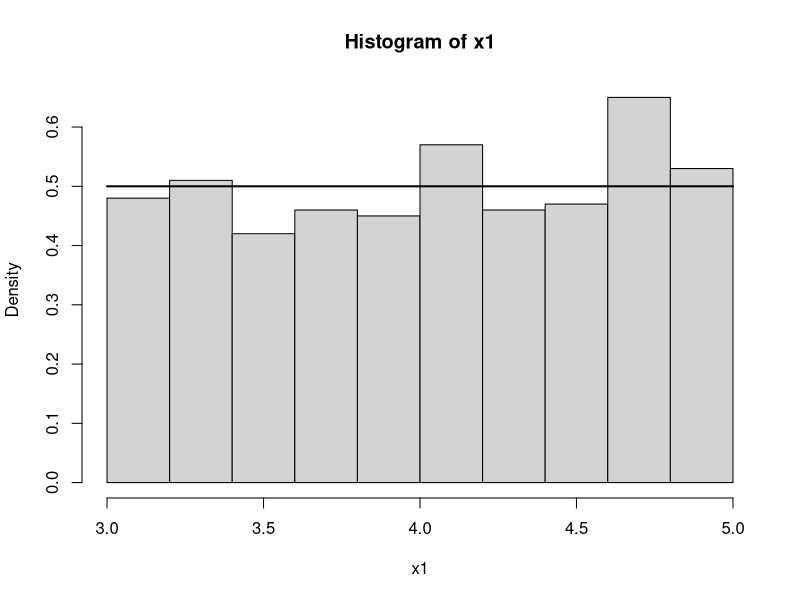
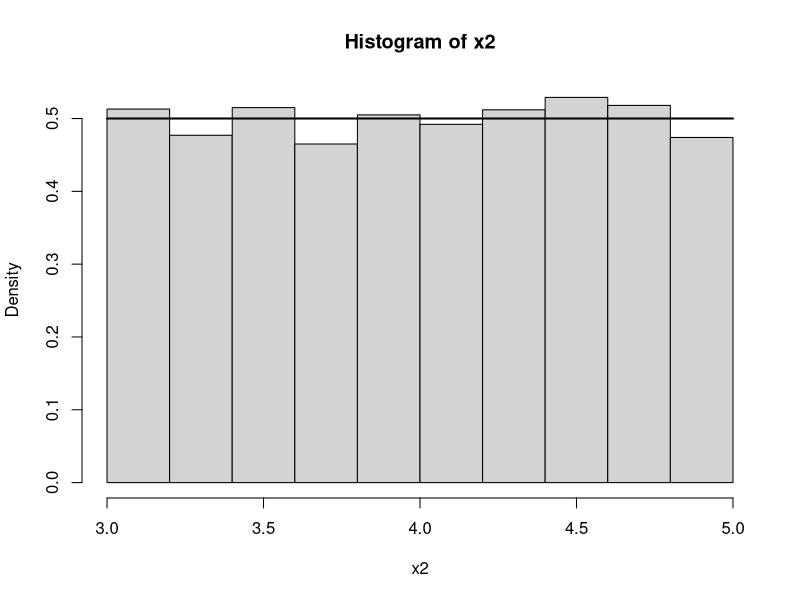

Write R code to recreate these figures, in order.
#A
x1 <- runif(500, 3, 5)
hist(x1, probability=T)
curve(dunif(x, 3, 5), from=3, to=5, add=T, lwd=2)

#B
x2 <- runif(5000, 3, 5)
hist(x2, probability=T)
curve(dunif(x, 3, 5), from=3, to=5, add=T, lwd=2)
